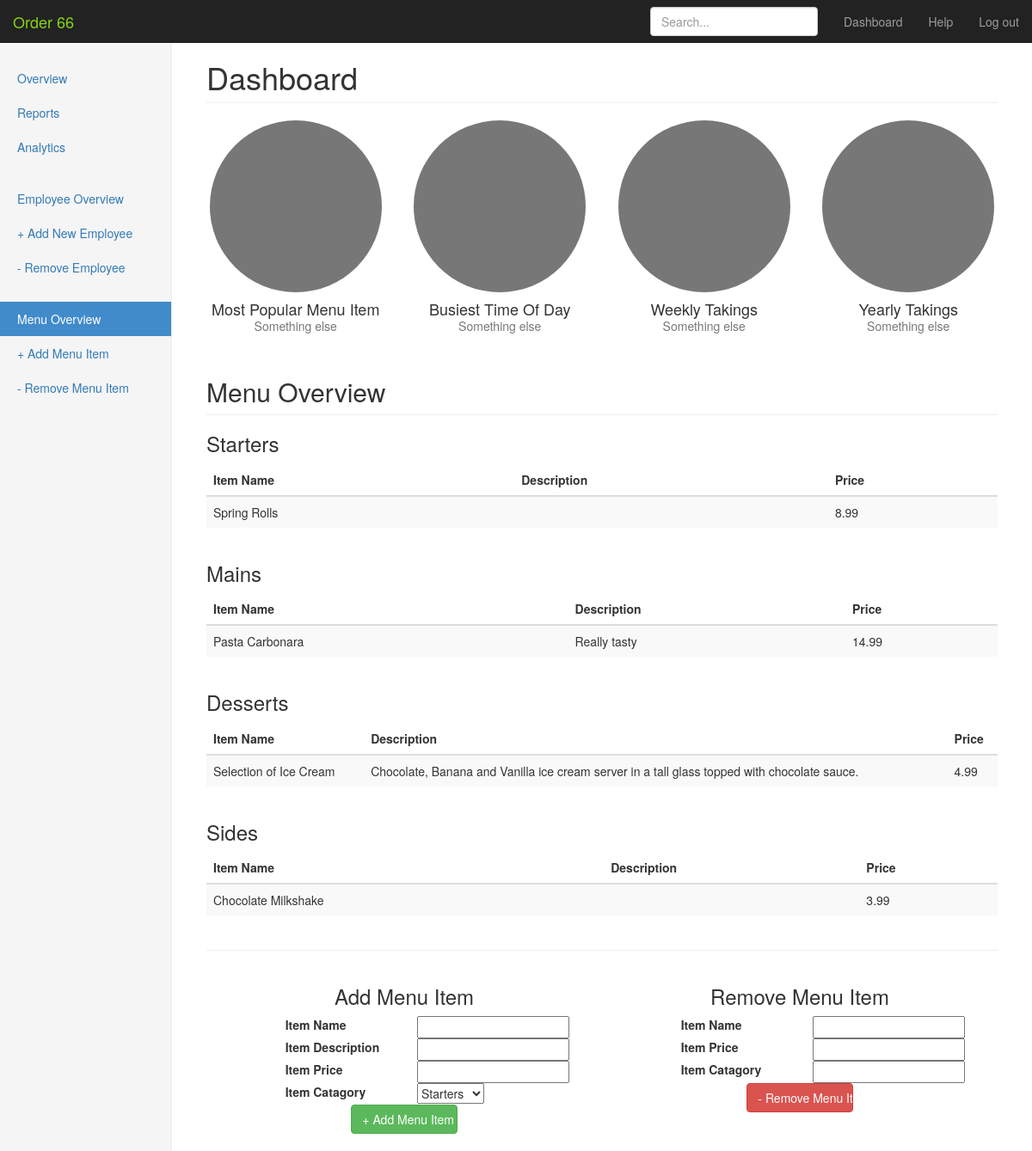
Screenshot of /Website/pages/dashboard_menu.php (signed in) with the database file from the repository.
### tables this page shows
CREATE TABLE `menu_details` (
  `menu_id` int(11) NOT NULL,
  `item_name` varchar(255) NOT NULL,
  `item_catagory` varchar(255) NOT NULL,
  `item_description` text NOT NULL,
  `item_price` varchar(255) NOT NULL
);

### Website/pages/dashboard_menu.php (the view, shortened to what this page needs)
<?php
  $servername = "localhost";
  $dbusername = "root";
  $dbpassword = "";
  $dbname = "posapp_database";
  $company_id = $_SESSION["company_id"];
  $conn = new mysqli($servername, $dbusername, $dbpassword, $dbname);
  $query = "SELECT item_name, item_description, item_price, item_catagory FROM menu_details WHERE menu_id = '$company_id' AND item_catagory = 'Starters'";
  $result = $conn->query($query) or die ("Failed to query database ".$conn->connect_error);
  $starters="";
  while($row = mysqli_fetch_array($result) ){
    $starters = $starters."<tr><td>$row[0]</td><td>$row[1]</td><td>$row[2]</td></tr>";
  }
  $query = "SELECT item_name, item_description, item_price, item_catagory FROM menu_details WHERE menu_id = '$company_id' AND item_catagory = 'Mains'";
  $result = $conn->query($query) or die ("Failed to query database ".$conn->connect_error);
  $mains="";
  while($row = mysqli_fetch_array($result) ){
        $mains = $mains."<tr><td>$row[0]</td><td>$row[1]</td><td>$row[2]</td></tr>";
  }
  $query = "SELECT item_name, item_description, item_price, item_catagory FROM menu_details WHERE menu_id = '$company_id' AND item_catagory = 'Desserts'";
  $result = $conn->query($query) or die ("Failed to query database ".$conn->connect_error);
  $desserts="";
  while($row = mysqli_fetch_array($result) ){
        $desserts = $desserts."<tr><td>$row[0]</td><td>$row[1]</td><td>$row[2]</td></tr>";
  }
  $query = "SELECT item_name, item_description, item_price, item_catagory FROM menu_details WHERE menu_id = '$company_id' AND item_catagory = 'Sides'";
  $result = $conn->query($query) or die ("Failed to query database ".$conn->connect_error);
  $sides="";
  while($row = mysqli_fetch_array($result) ){
        $sides = $sides."<tr><td>$row[0]</td><td>$row[1]</td><td>$row[2]</td></tr>";
  }
?>
<!DOCTYPE html>
<html lang="en">
  <head>
    <link href="../bootstrap-3.3.7-dist/css/bootstrap.min.css" rel="stylesheet">
    <link href="../css/dashboard.css" rel="stylesheet">
  </head>
  <body>
    <nav class="navbar navbar-inverse navbar-fixed-top">
      <div class="container-fluid">
        <div class="navbar-header">
          <a class="navbar-brand" href="dashboard.php" style="color: #88d317; ">Order 66</a>
        </div>
        <div id="navbar" class="navbar-collapse collapse">
          <ul class="nav navbar-nav navbar-right">
            <li><a href="dashboard.php">Dashboard</a></li>
            <li><a href="faq.php">Help</a></li>
            <li><a href="logout.php">Log out</a></li>
          </ul>
          <form class="navbar-form navbar-right">
            <input type="text" class="form-control" placeholder="Search...">
          </form>
        </div>
      </div>
    </nav>
    <div class="container-fluid">
      <div class="row">
        <div class="col-sm-3 col-md-2 sidebar">
          <ul class="nav nav-sidebar">
            <li><a href="dashboard.php">Overview <span class="sr-only">(current)</span></a></li>
            <li><a href="#">Reports</a></li>
            <li><a href="#">Analytics</a></li>
          </ul>
          <ul class="nav nav-sidebar">
            <li><a href="dashboard_employee.php">Employee Overview</a></li>
            <li><a href="dashboard_employee.php">+ Add New Employee</a></li>
            <li><a href="dashboard_employee.php">- Remove Employee</a></li>
          </ul>
          <ul class="nav nav-sidebar">
            <li class="active"><a href="">Menu Overview</a></li>
            <li><a href="">+ Add Menu Item</a></li>
            <li><a href="">- Remove Menu Item</a></li>
          </ul>
        </div>
        <div class="col-sm-9 col-sm-offset-3 col-md-10 col-md-offset-2 main">
          <h1 class="page-header">Dashboard</h1>
          <div class="row placeholders">
            <div class="col-xs-6 col-sm-3 placeholder">
              <img width="200" height="200" class="img-responsive" alt="Generic placeholder thumbnail">
              <h4>Most Popular Menu Item</h4>
              <span class="text-muted">Something else</span>
            </div>
            <div class="col-xs-6 col-sm-3 placeholder">
              <img width="200" height="200" class="img-responsive" alt="Generic placeholder thumbnail">
              <h4>Busiest Time Of Day</h4>
              <span class="text-muted">Something else</span>
            </div>
            <div class="col-xs-6 col-sm-3 placeholder">
              <img width="200" height="200" class="img-responsive" alt="Generic placeholder thumbnail">
              <h4>Weekly Takings</h4>
              <span class="text-muted">Something else</span>
            </div>
            <div class="col-xs-6 col-sm-3 placeholder">
              <img width="200" height="200" class="img-responsive" alt="Generic placeholder thumbnail">
              <h4>Yearly Takings</h4>
              <span class="text-muted">Something else</span>
            </div>
          </div>
          <h2 class="sub-header">Menu Overview</h2>
          <h3 class="">Starters</h3>
          <div class="table-responsive">
            <table class="table table-striped">
              <thead>
                <tr>
                  <th>Item Name</th>
                  <th>Description</th>
                  <th>Price</th>
                </tr>
              </thead>
              <tbody>
                <?php echo $starters; ?>
              </tbody>
            </table>
          </div>
          <h3 class="">Mains</h3>
          <div class="table-responsive">
            <table class="table table-striped">
              <thead>
                <tr>
                  <th>Item Name</th>
                  <th>Description</th>
                  <th>Price</th>
                </tr>
              </thead>
              <tbody>
                <?php echo $mains; ?>
              </tbody>
            </table>
          </div>
          <h3 class="">Desserts</h3>
          <div class="table-responsive">
            <table class="table table-striped">
              <thead>
                <tr>
                  <th>Item Name</th>
                  <th>Description</th>
                  <th>Price</th>
                </tr>
              </thead>
              <tbody>
                <?php echo $desserts; ?>
              </tbody>
            </table>
          </div>
          <h3 class="">Sides</h3>
          <div class="table-responsive">
            <table class="table table-striped">
              <thead>
                <tr>
                  <th>Item Name</th>
                  <th>Description</th>
                  <th>Price</th>
                </tr>
              </thead>
              <tbody>
                <?php echo $sides; ?>
              </tbody>
            </table>
          </div>
          <hr>
          <div class="col-lg-6">
            <h3 class="text-center">Add Menu Item</h3>
            <form id="add_Menu_Item" name="add_Menu_Item" method="post" action="add_Menu_Item.php">
              <div class="row">
                <div class="form-group">
                  <div class="col-lg-offset-2 col-lg-4"><label for="item_name">Item Name</label></div>
                  <div class="col-lg-6"><input type="Text" name="item_name"></div>
                </div>
              </div>
              <div class="row">
                <div class="form-group">
                  <div class="col-lg-offset-2 col-lg-4"><label for="item_description">Item Description</label></div>
                  <div class="col-lg-6"><input type="Text" name="item_description"></div>
                </div>
              </div>
              <div class="row">
                <div class="form-group">
                  <div class="col-lg-offset-2 col-lg-4"><label for="item_price">Item Price</label></div>
                  <div class="col-lg-6"><input type="Text" name="item_price"></div>
                </div>
              </div>
              <div class="row">
                <div class="form-group">
                  <div class="col-lg-offset-2 col-lg-4"><label for="item_catagory">Item Catagory</label></div>
                  <div class="col-lg-6">
                    <select id="item_catagory" name="item_catagory" form="add_Menu_Item">
                      <option value="Starters">Starters</option>
                    </select>
                  </div>
                </div>
              </div>
              <div class="row">
                <div class="col-lg-offset-4 col-lg-4">
                  <input id="add_menu_item_btn" type="submit" name="add_menu_item_btn" value="+ Add Menu Item" class="btn btn-success btn-block center-block"></input>
                </div>
              </div>
            </form>
          </div>
          <div class="col-lg-6">
            <h3 class="text-center">Remove Menu Item</h3>
            <form name="add_Menu_Item" method="post" action="add_Menu_Item.php">
              <div class="row">
                <div class="form-group">
                  <div class="col-lg-offset-2 col-lg-4"><label for="item_name">Item Name</label></div>
                  <div class="col-lg-6"><input type="Text" name="item_name"></div>
                </div>
              </div>
              <div class="row">
                <div class="form-group">
                  <div class="col-lg-offset-2 col-lg-4"><label for="item_description">Item Price</label></div>
                  <div class="col-lg-6"><input type="Text" name="item_description"></div>
                </div>
              </div>
              <div class="row">
                <div class="form-group">
                  <div class="col-lg-offset-2 col-lg-4"><label for="item_description">Item Catagory</label></div>
                  <div class="col-lg-6">
                    <input list="item_catagory" name="item_catagory">
                  </div>
                </div>
              </div>
              <div class="row">
                <div class="col-lg-offset-4 col-lg-4">
                  <input id="remove_menu_item_btn" type="submit" name="remove_menu_item_btn" value="- Remove Menu Item" class="btn btn-danger btn-block center-block"></input>
                </div>
              </div>
            </form>
          </div>
        </div>
      </div>
    </div>
  </body>
</html>

### Website/css/dashboard.css (style rules this page uses)
body { padding-top: 50px; }
.sub-header { padding-bottom: 10px; border-bottom: 1px solid #eee; }
.navbar-fixed-top { border: 0; }
.sidebar { display: none; }
@media (min-width: 768px) { .sidebar { position: fixed; top: 51px; bottom: 0; left: 0; z-index: 1000; display: block; padding: 20px; overflow-x: hidden; overflow-y: auto; background-color: #f5f5f5; border-right: 1px solid #eee; } }
.nav-sidebar { margin-right: -21px; margin-bottom: 20px; margin-left: -20px; }
.nav-sidebar > li > a { padding-right: 20px; padding-left: 20px; }
.nav-sidebar > .active > a, .nav-sidebar > .active > a:hover, .nav-sidebar > .active > a:focus { color: #fff; background-color: #428bca; }
.main { padding: 20px; }
@media (min-width: 768px) { .main { padding-right: 40px; padding-left: 40px; } }
.main .page-header { margin-top: 0; }
.placeholders { margin-bottom: 30px; text-align: center; }
.placeholders h4 { margin-bottom: 0; }
.placeholder { margin-bottom: 20px; }
.placeholder img { display: inline-block; border-radius: 50%; }

### rows the page displays
menu_details: item_name "Spring Rolls", item_price "8.99"
menu_details: item_name "Pasta Carbonara", item_description "Really tasty", item_price "14.99"
menu_details: item_name "Selection of Ice Cream", item_description "Chocolate, Banana and Vanilla ice cream server in a tall glass topped with chocolate sauce.", item_price "4.99"
menu_details: item_name "Chocolate Milkshake", item_price "3.99"
